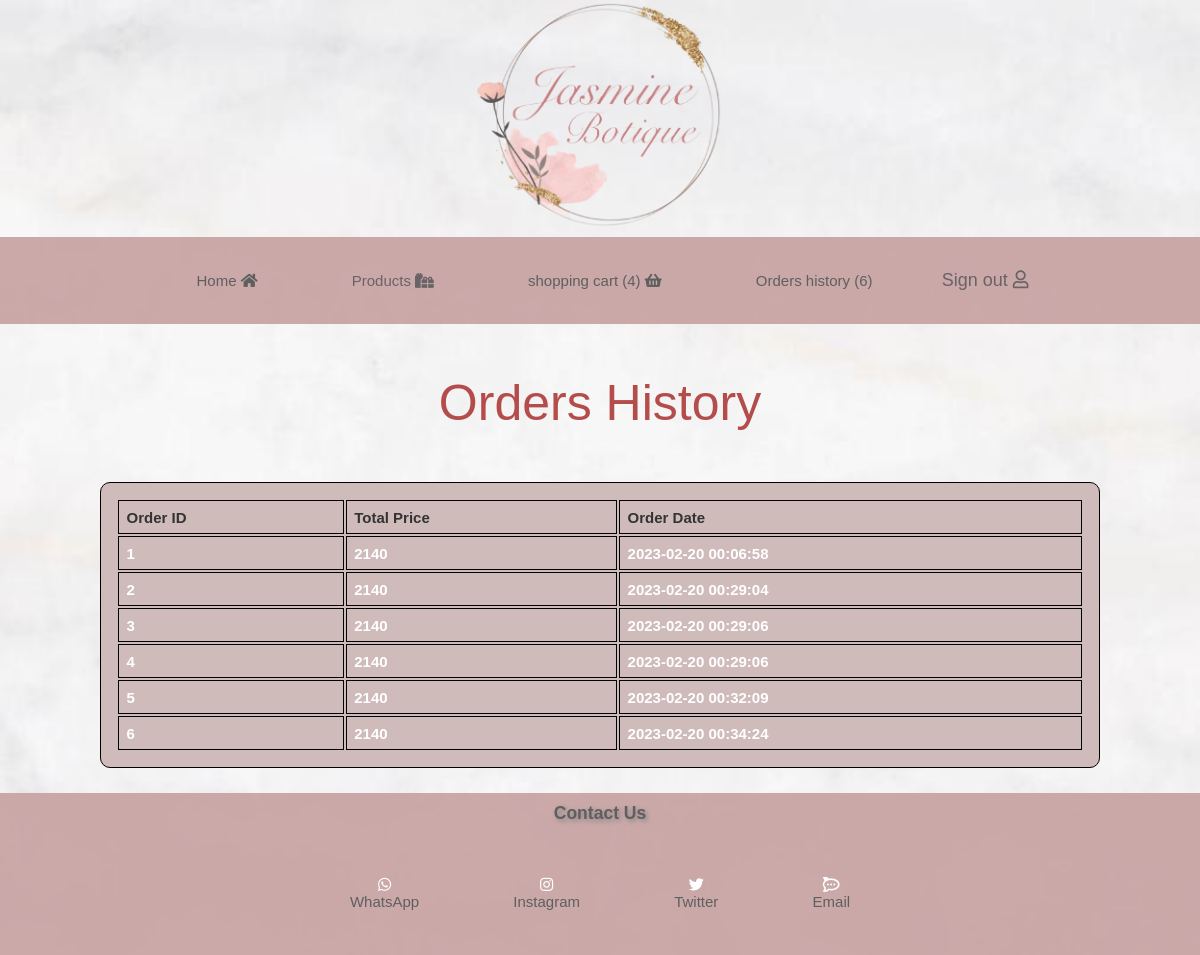
The app's page /ordershistory.php (signed in) with its own data.
### tables this page shows
CREATE TABLE `purchases` (
  `id` int(11) NOT NULL,
  `total` double NOT NULL,
  `order_date` datetime NOT NULL DEFAULT current_timestamp(),
  `customer_id` int(11) NOT NULL
);

### order.php (called while the page is built, shortened)
<?php
function getPurchasedOrder($customer_id)
{
    $db = connectDB();
    $sql = "SELECT p.id id ,p.total total ,p.order_date order_date FROM purchases p WHERE p.customer_id = $customer_id";
    $result = mysqli_query($db, $sql);
    $purshase = array();
    while ($row = mysqli_fetch_assoc($result)) {
        $purshase[] = $row;
    }
    return $purshase;
}

### ordershistory.php (the view, shortened to what this page needs)
<?php
require_once 'order.php';
$purshases=getPurchasedOrder(currentCustomerId());
?>
<!DOCTYPE html>
<html>
<head>
    <head>
        <?php require_once 'style.php' ?>
    </head>
<body>
    <?php require_once 'nav-menu.php' ?>
    <div class="container">
        <div class="content">
            <div class="title">Orders History</div>
            <div style="overflow-x: none;">
                <table style="border:1px solid black">
                    <thead>
                        <th>Order ID</th>
                        <th>Total Price</th>
                        <th>Order Date</th>
                    </thead>
                    <?php
                    foreach ($purshases as $purchese) {
                        echo '
                            <tr>
                                <td>
                                    <div class="name">' . $purchese['id'] . '</div>
                                </td>
                                <td>
                                    <div class="name">' . $purchese['total'] . '</div>
                                </td>
                                <td>
                                    <div class="name">' . $purchese['order_date'] . '</div>
                                </td>
                            </tr>';
                    }
                    ?>
                </table>
            </div>
            <?php require_once 'footer.php' ?>
        </div>
    </div
</body>
</html>

### stylesheet.css (style rules this page uses)
body { background-image: url(BGimage.png.jpg); background-position: absolute; background-size: cover; text-align: center; z-index: 1; color: rgb(181, 76, 76); font-family: 'Lucida Sans', 'Lucida Sans Regular', 'Lucida Grande', 'Lucida Sans Unicode', Geneva, Verdana, sans-serif; }
body { flex-direction: column; min-height: 100vh; }
* { margin: 0px; padding: 0px; font-family: 'Lucida Sans', 'Lucida Sans Regular', 'Lucida Grande', 'Lucida Sans Unicode', Geneva, Verdana, sans-serif; }
body { margin: 0; padding: 0; }
.container { display: flex; flex-direction: column; }
.content { height: 500px; width: 100%; text-align: center; }
th { color: #333; font-size: 20px; margin: 5px; }
td { color: white; font-weight: 700; font-size: 14px; }
th, td { border-bottom: 1px solid #fff; padding: 10px; }
table { width: 1000px; margin: 25px auto; text-align: center; border: 1px solid black; padding: 15px; background-color: rgb(208, 187, 187); border-radius: 10px; }
.title { margin: 50px auto; font-size: 50px; text-align: center; }
* { margin: 0; padding: 0; box-sizing: border-box; }
body { font-size: 15px; font-family: 'Titillium Web', sans-serif; }

### ordershistory.php (style rules this page uses)
th, td { padding: 0.5em; border: 1px solid black; text-align: left; font-size: 1em; }

### records on screen
purchases: id "1", total "2140", order_date "2023-02-20 00:06:58"
purchases: id "2", total "2140", order_date "2023-02-20 00:29:04"
purchases: id "3", total "2140", order_date "2023-02-20 00:29:06"
purchases: id "4", total "2140", order_date "2023-02-20 00:29:06"
purchases: id "5", total "2140", order_date "2023-02-20 00:32:09"
purchases: id "6", total "2140", order_date "2023-02-20 00:34:24"

### other values on screen
getNumberOfOrders(currentCustomerId()) "4"
getNumberOfPurchasedOrders(currentCustomerId()) "6"
